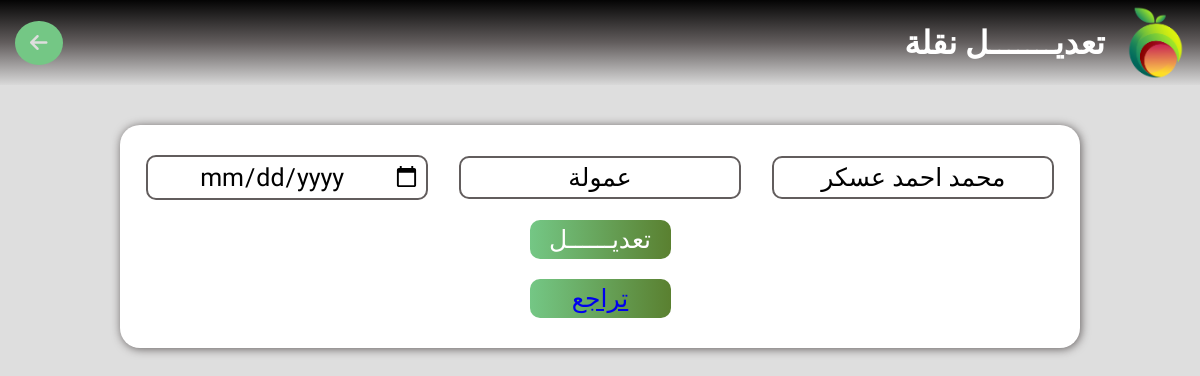
Page /containerupdate/11 on the earlier database version.
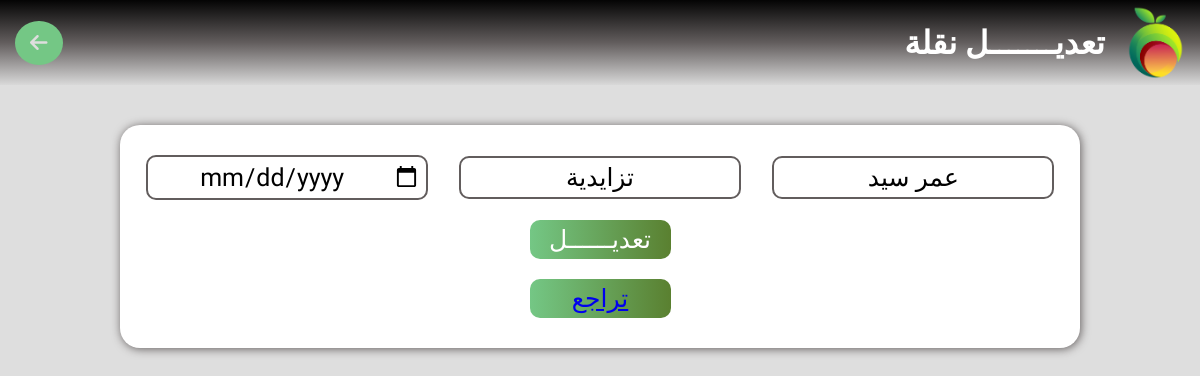
Same page on the later database version.
### user/models.py (models this page shows, shortened)
class Container(models.Model):
    supplier = models.ForeignKey(Supplier, on_delete=models.SET_NULL, null=True)
    items = models.ManyToManyField(Item, null=True)
    date = models.DateField()
    type = models.CharField(max_length = 30, default='عمولة')
    num_items = models.PositiveIntegerField(null=True)
    num_sold_items = models.PositiveIntegerField(null=True)
    num_not_sold_items = models.PositiveIntegerField(null=True)

class Supplier(models.Model):
    name = models.CharField(max_length=30)
    place = models.CharField(max_length=70, default='غير محدد')
    date = models.DateField(default=timezone.now().date())

### user/views.py (the view)
# urls.py: path('containerupdate/<int:id>',views.container_update, name='containerupdate' ),
def container_update(request, id):
    container = None
    if request.method == "POST":
        supplier = request.POST['supplier']
        date_str = request.POST['date']
        type = request.POST['type']
        try:
            supplier = Supplier.objects.get(name=supplier)
        except Supplier.DoesNotExist:
            messages.warning(request, 'العميل غير موجود')
            return redirect('containerupdate',id=id)
        try:
            if date_str:  # Check for date input
                date = timezone.datetime.strptime(date_str, '%Y-%m-%d').date()
            elif not supplier:
                messages.error(request,"اسم العميل غير موجود")
                return redirect('containerupdate', id=id)
            else:
                date = timezone.now().date()  # Set to today's date if not provided
            edit = Container.objects.get(id=id)
            edit.supplier = supplier
            edit.date = date
            edit.type = type
            edit.save()
            messages.success(request, 'تم تعديل بيانات النقلة بنجاح', extra_tags='success')
            return redirect("addcontainer")
        except ValueError:
            messages.warning(request, 'تاريخ غير صالح. يجب أن يكون الشكل YYYY-MM-DD', extra_tags='warning')
            return redirect('containerupdate', id=id)
        except Container.DoesNotExist:
            messages.error(request, 'حدث خطأ، العميل غير موجود', extra_tags='error')
            return redirect("containerupdate")
    else:  # Initial rendering
        try:
            container = Container.objects.get(id=id)  # Retrieve object
        except Container.DoesNotExist:
            messages.error(request, 'حدث خطأ، العميل غير موجود', extra_tags='error')
            return redirect("containerupdate")
    context = {"container": container, "id": id}
    return render(request, 'containerupdate.html', context)

### templates/containerupdate.html (shortened to what this page needs)
{% load static %}
<!DOCTYPE html>
<html lang="en">
<head>
    <link rel="stylesheet" href="https://cdnjs.cloudflare.com/ajax/libs/font-awesome/6.5.1/css/all.min.css" />
    <link rel="stylesheet" href="{% static "css/main.css" %}">
</head>
<body>
    <header>
        <div class="main">
            <img src="{% static "images/logo.png" %}" alt="">
            <h1>تعديـــــــل نقلة</h1>
        </div>
        <a href="#" onclick="goBack()"><i class="fa-solid fa-arrow-left"></i></a>
    </header>
    <form method ="POST"  class="addcar" action="{% url "containerupdate" id=id %}">
        <div>
            <input value="{{container.supplier.name}}" name ="supplier" type="text" placeholder="اسم العميل">
            <input value="{{container.type}}" name = 'type' type="text" placeholder="النوع">
            <input value="{{container.date}}" name = 'date' type="date" placeholder="المنظقة">
        </div>
        <button  class="addbtn">تعديــــــل</button>
        <button><a type="button" href = "{% url "addcontainer" %}">تراجع</a></button>
    </form>
</body>
</html>

Differences in the rows shown:
changed Container: supplier "محمد احمد عسكر" → "عمر سيد"; type "عمولة" → "تزايدية"
